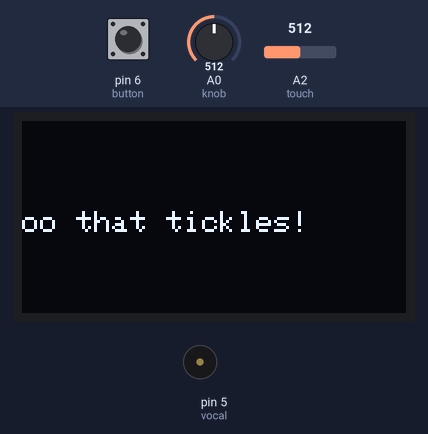
The sketch below on a simulated Arduino Uno, built with avr-gcc and run on an emulated ATmega328P. Shown: 128×64 one-colour display, buzzer (waves = sounding). The test bench sets the inputs (shaded band); at power-on: A2 (touch) = 512, pin 6 (button) LOW, A0 (knob) = 512. The display library's start-up logo is not drawn; random numbers use the default seed unless the sketch sets one; what the sketch prints to the serial monitor is not drawn.

Above: at 10.4 s.
10.5 s: A2 (touch) set to 483
At 16.0 s:
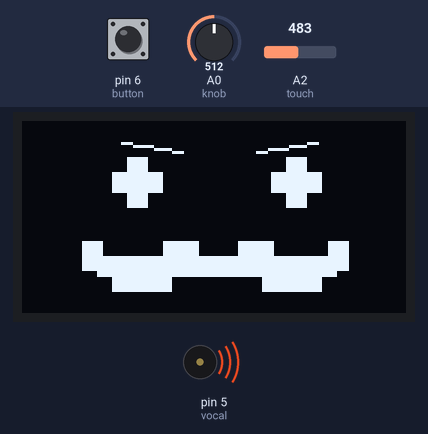
16.4 s: A2 (touch) set to 510
At 20.9 s:
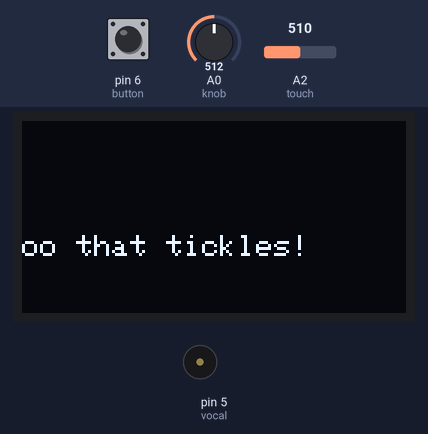
22.3 s: pin 6 (button) pulled HIGH for 0.15 s
At 25.6 s:
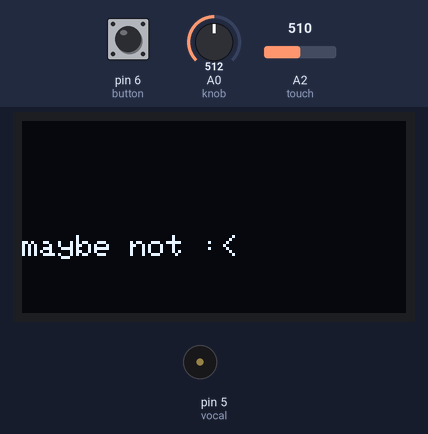
28.4 s: pin 6 (button) pulled HIGH for 1 s
At 32.0 s:
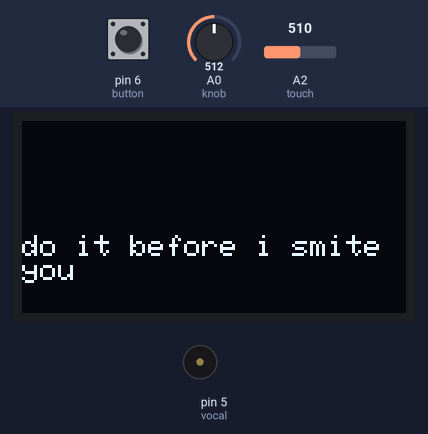
35.3 s: pin 6 (button) pulled HIGH for 3.2 s
At 40.4 s:
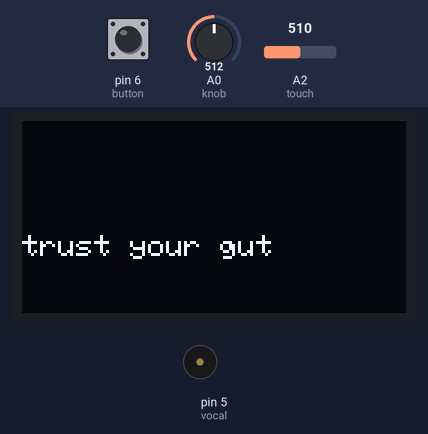
44.4 s: pin 6 (button) pulled HIGH for 3.2 s
At 48.8 s:
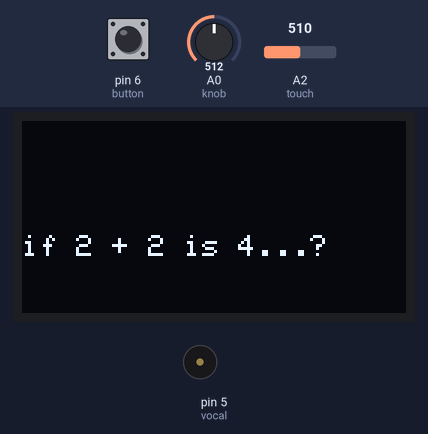
Timing chart, 0 to 50.3 s (numbered marks = the images above; inputs shaded):
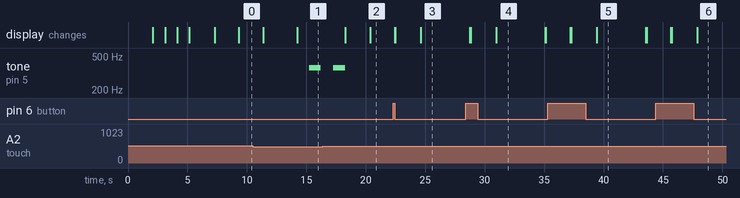

Measured:
- the behaviour switches between 501 and 500 on A2 (touch) (found by bisection; images 0 and 1)
- after the input at 10.5 s, tone on pin 5 (vocal): silent → 366 Hz after 4.7 s, → silent 1.0 s later
- after the input at 16.4 s, the display: first changes after 1.9 s (image 2 shows a later state)
- what the display in image 4 shows lasts 4.1 s, from 31.0 s to 35.1 s

The sketch:

OLED_Testing.ino
```cpp
#include <SPI.h>
#include <Wire.h>
#include <Adafruit_GFX.h>
#include <Adafruit_SSD1306.h>

const int x = 128; //width
const int y = 64; //height
const int reset = -1;
long randNumber;

//add potentiometer (mostly for fun :D)
#define knob A0
int knobValue = 0;
int pitch;

//set the led to pin 4
#define led 4

//set the sound sensor to pin A2
#define touch A2
int sound;

//scream for attention
#define vocal 5
long petty;
boolean love = false;

//the screen :D
Adafruit_SSD1306 display(x, y, &Wire, reset);
const int SCREEN_HEIGHT = 64;

//to monitor the button press
#define button 6
int state = 0;
int swap = 0;

void setup() {
  // put your setup code here, to run once:
  Serial.begin(115200);
  display.setTextSize(1.5);
  display.setTextColor(WHITE);
  display.setCursor(0,30);

  //if the screen fails
  if(!display.begin(SSD1306_SWITCHCAPVCC, 0x3C)){
    Serial.println(F("SSD1306 allocation failed"));
    for (;;);
  }

  //start up seed generator
  randomSeed(analogRead(0));

  //set button to be an input
  pinMode(button, INPUT);

  //set up display
  display.display();
  delay(2000);
  display.clearDisplay();

  //wake up sleepy boy
  blink();
  stash(100);

  display.display();
  delay(2000);
}

void loop() {
  //sets so text will print in the middle
  display.setCursor(0,30);
  state = digitalRead(button);
  randNumber = random(7);

  //change sound
  knobValue = analogRead(knob);
  pitch = map(knobValue, 0, 1023, 32, 700);

  //i want to replace this with a timer so after a certain amount of time
  //it'll just start screaming for food/love/attention
  //rn its more so just a random chance thing (you'll never know when he strikes)
  petty = random(501);
  Serial.println(petty);

  //add leds to indicate hunger + screaming to indicate sadness
  while(petty == 500 && pets() == false){
    angryEyes();
    ledOn();
    tone(vocal, pitch);
    delay(1000);
    noTone(vocal);
  }

  //pets :D
  pets();

  //have the user ask their question and print a grumbot answer
  ask();

  display.display();
  delay(20);
}


boolean pets(){
  sound = 0;
  for (int i = 0; i < 32; i++){
    sound += analogRead(touch);
  }
  sound >>= 5; //bit shift to fill empty cells
  if(sound > 500){
    display.clearDisplay();
    display.println("oo that tickles!");
    display.display();
    stash(1000);
    return true;
  }
  return false;
  delay(100);
}

void ask(){
  if(state == HIGH){
    delay(100);
    state = digitalRead(button);

    if(state == LOW){ //button press not hold
      display.clearDisplay();

      //totally non-random responses
      switch(randNumber){
        case 0:
          display.println(F("lol no"));
          break;
        case 1:
          display.println(F("do it before i smite you"));
          break;
        case 2:
          display.println(F("if 2 + 2 is 4...?"));
          break;
        case 3:
          display.println(F("womp womp"));
          break;
        case 4:
          display.println(F("trust your gut"));
          break;
        case 5:
          display.println(F("maybe not :<"));
          break;
        case 6:
          display.println(F("id say so"));
          break;
      }
      display.display();
      delay(3000);
      stash(100);
    }
  }
}

void ledOn(){
  digitalWrite(led, HIGH);
  delay(1000);
  digitalWrite(led, LOW);
}

void eyes(){
  display.fillRect(30, 17, 17, 7, WHITE);
  display.fillRect(35, 12, 7, 17, WHITE);
  display.fillRect(83, 17, 17, 7, WHITE);
  display.fillRect(88, 12, 7, 17, WHITE);
}

void angryEyes(){
  display.clearDisplay();
  display.drawLine(33, 7, 53, 10, WHITE);
  display.drawLine(98, 7, 78, 10, WHITE);
  display.fillRect(30, 17, 17, 7, WHITE);
  display.fillRect(35, 12, 7, 17, WHITE);
  display.fillRect(83, 17, 17, 7, WHITE);
  display.fillRect(88, 12, 7, 17, WHITE);

  display.fillRect(25, 45, 80, 7, WHITE); //main part
  //bottoms
  display.fillRect(30, 50, 20, 7, WHITE);
  display.fillRect(80, 50, 20, 7, WHITE);
  //side bits
  display.fillRect(20, 40, 7, 10, WHITE);
  display.fillRect(102, 40, 7, 10, WHITE);
  //tops
  display.fillRect(47, 40, 12, 7, WHITE);
  display.fillRect(72, 40, 12, 7, WHITE);
  display.display();
}

void stash(int time){
  int counter = 0;
  while(counter < time){
    if(swap == 0){
      display.clearDisplay();
      eyes();
      //moustachio
      display.fillRect(25, 45, 80, 7, WHITE); //main part
      //bottoms
      display.fillRect(30, 50, 20, 7, WHITE);
      display.fillRect(80, 50, 20, 7, WHITE);
      //side bits
      display.fillRect(20, 40, 7, 10, WHITE);
      display.fillRect(102, 40, 7, 10, WHITE);
      //tops
      display.fillRect(47, 40, 12, 7, WHITE);
      display.fillRect(72, 40, 12, 7, WHITE);
      swap = 1;
    } else {
      display.clearDisplay();
      eyes();
      //moustachio
      display.fillRect(25, 40, 80, 7, WHITE); //main part
      //bottoms
      display.fillRect(30, 45, 20, 7, WHITE);
      display.fillRect(80, 45, 20, 7, WHITE);
      //side bits
      display.fillRect(20, 35, 7, 10, WHITE);
      display.fillRect(102, 35, 7, 10, WHITE);
      //tops
      display.fillRect(47, 35, 12, 7, WHITE);
      display.fillRect(72, 35, 12, 7, WHITE);
      swap = 0;
    }
    counter++;
  }

  delay(1000);
}


/*---------other methods (mainly testing)-------*/
void blink(){
  for(int i = 0; i < 4; i++){
    display.clearDisplay();
    if(swap == 0){
      //eyes
      display.drawLine(15, 25, 45, 25, WHITE);
      display.drawLine(80, 25, 110, 25, WHITE);
      swap = 1;
    }
    else{
      //eyes
      display.drawLine(15, 30, 30, 20, WHITE);
      display.drawLine(30, 20, 45, 30, WHITE);
      display.drawLine(80, 30, 95, 20, WHITE);
      display.drawLine(95, 20, 110, 30, WHITE);
      swap = 0;
    }
    display.display();
    delay(1000);
  }
}

/*
void moving(){
  if(swap == 0){
    display.clearDisplay();
    //eyes
    display.drawLine(15, 30, 30, 20, WHITE);
    display.drawLine(30, 20, 45, 30, WHITE);
    display.drawLine(80, 30, 95, 20, WHITE);
    display.drawLine(95, 20, 110, 30, WHITE);
    swap = 1;
  }
  else{
    display.clearDisplay();
    //eyes
    display.drawLine(15, 25, 30, 15, WHITE);
    display.drawLine(30, 15, 45, 25, WHITE);
    display.drawLine(80, 25, 95, 15, WHITE);
    display.drawLine(95, 15, 110, 25, WHITE);
    swap = 0;
  }
  delay(1000);

  if(state == HIGH){
    display.clearDisplay();
    display.drawLine(15, 25, 45, 25, WHITE);
    display.drawLine(80, 25, 110, 25, WHITE);
  }
}

void grid(){
  //draw grid
  display.drawLine(20, 50, 100, 50, WHITE);
  display.drawLine(20, 30, 100, 30, WHITE);
  display.drawLine(40, 20, 40, 70, WHITE);
  display.drawLine(80, 20, 80, 70, WHITE);
}

void makeX(int x, int y){
  display.setTextSize(1);
  display.setTextColor(WHITE);
  display.setCursor(x, y);
  display.println(F("X"));
}


void makeO(int x, int y){
  display.setTextSize(1);
  display.setTextColor(WHITE);
  display.setCursor(x, y);
  display.println(F("O"));
}*/

/*----------hermitcraft responses-------------------*/
//totally non-random responses
// switch(randNumber){
//   case 0:
//     display.println(F("Vote Mumbo!"));
//     break;
//   case 1:
//     display.println(F("wow"));
//     break;
//   case 2:
//     display.println(F("My dad said no"));
//     break;
//   case 3:
//     display.println(F("womp womp"));
//     break;
//   case 4:
//     display.println(F("tnt yes"));
//     break;
//   case 5:
//     display.println(F("dont get exiled"));
//     break;
//   case 6:
//     display.println(F(":3"));
//     break;
// }

/*----------me failing to make a mustache-----------*/
  // display.fillRect(35, 50, 15, 6, WHITE);
  // display.fillRect(50, 60, 15, 6, WHITE);
  // display.fillRect(65, 55, 15, 6, WHITE);
  // display.fillRect(80, 60, 15, 6, WHITE);
  // display.fillRect(95, 50, 15, 6, WHITE);
  // display.drawLine(35, 50, 50, 60, WHITE);
  // display.drawLine(50, 60, 65, 55, WHITE);
  // display.drawLine(65, 55, 80, 60, WHITE);
  // display.drawLine(80, 60, 95, 50, WHITE);

  // display.drawLine(35, 50, 45, 55, WHITE);
  // display.drawLine(45, 55, 60, 55, WHITE);
  // display.drawLine(60, 55, 65, 55, WHITE);
  // display.drawLine(65, 55, 80, 60, WHITE);
  // display.drawLine(80, 60, 95, 50, WHITE);
```
